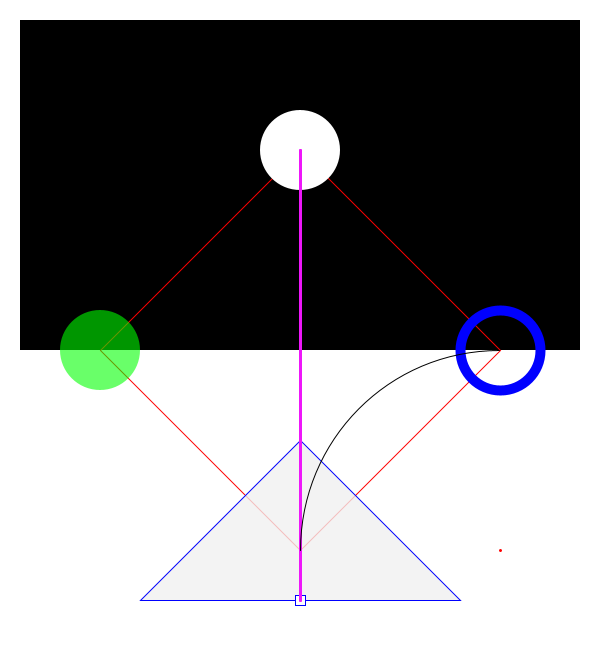
Frame 1 (no input)
Frame 60 (the mouse pressed at the canvas centre just before this capture): identical to frame 1, image omitted
Frame 120 (the mouse held since frame 60 and released just before this capture): identical to frame 1, image omitted

The Processing sketch that drew this single still picture (run headless with seeded random() and noise(); from frame 60 on, the mouse is pressed at the canvas centre):

// Processing sketch: DAY_5
// ── DAY_5.pde
void setup() {
  size(600,650);
}


void draw() {
  
  background(255);
  
  //black rectangle
  fill(0);
  rectMode(CORNER);
  noStroke();
  rect(20,20,560,330);
  
  //quad
  stroke(255,0,0);
  noFill();
  strokeWeight(1);
  quad(300,150,100,350,300,550,500,350);
  
  //top circle
  fill(255);//white
  noStroke();
  ellipse(300,150,80,80);
  
  //left circle
  fill(0, 255, 0, 150);
  noStroke();
  ellipse(100,350,80,80);
  
  //right circle
  noFill();
  strokeWeight(10);
  stroke(0,0,255);
  ellipse(500,350,80,80);
  strokeWeight(1);
  
  //triangle
  fill(240,200);
  triangle(300,440,140,600,460,600);
  
  //rectangle on the bottom of the triangle
  fill(255);
  stroke(0,0,255);
  rectMode(CENTER);
  rect(300,600,10,10);
  
  //line between two points
  stroke(238,23,250);
  strokeWeight(3);
  line(300,150,300,600);
  line(300,150,300,600);
  
  //arc
  stroke(0);
  noFill();
  strokeWeight(1);
  arc(500,550,400,400,PI,PI+HALF_PI);
  
  //point
  stroke(255,0,0);
  strokeWeight(3);
  point(500,550);
  
  
}
  
  
